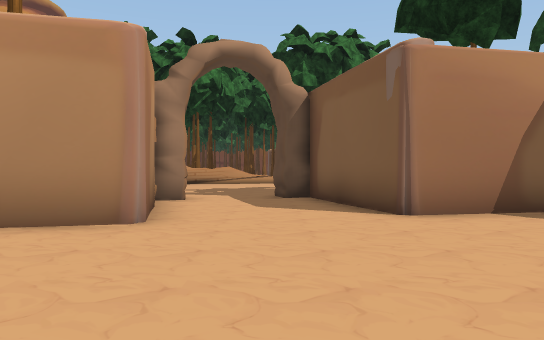
view 1 (above)

24 first-person views from a walk through a scene from a Unity 3-D project. The camera is 1.3 m above the floor, looks level and sees 70° across. The floor is counted in squares, 2 m on a side. Each view is taken from the middle of a square. On the plan, view 1 faces up. The plan holds only what a view shows up to about 11 squares ahead; the rest is blank. The place goes on beyond the plan. The player character is not drawn. Some animated figures are not drawn. Some surface patterns are stand-ins.

view 2
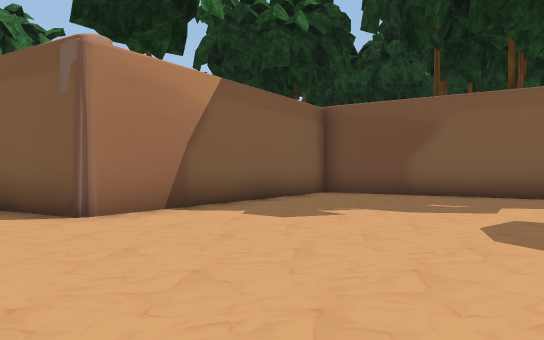

view 3
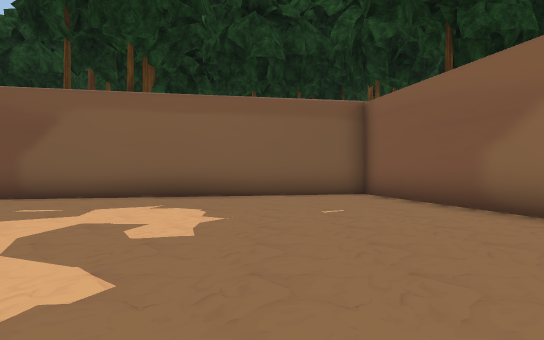

view 4
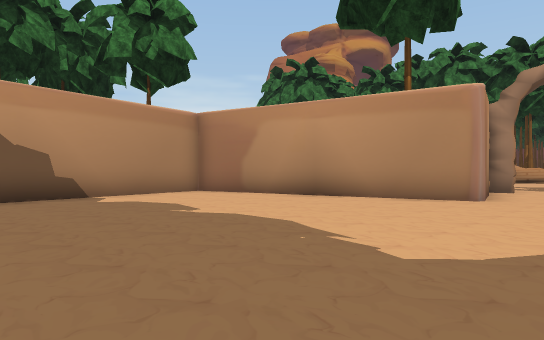

view 5
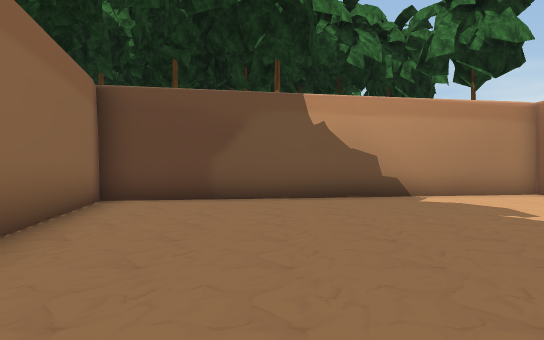

view 6
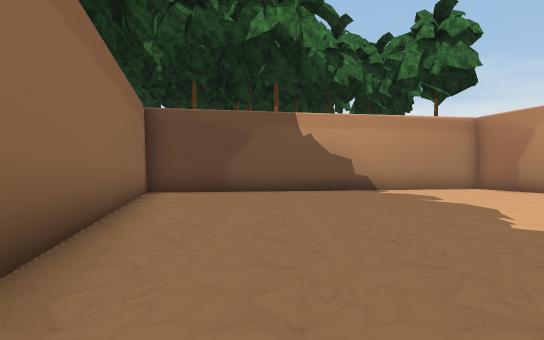

view 7
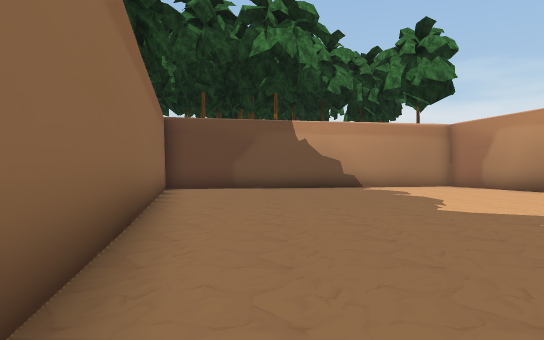

view 8
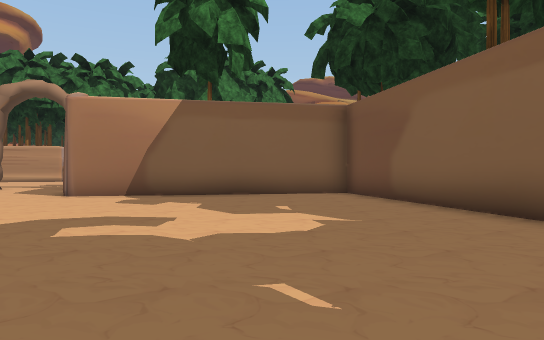

view 9
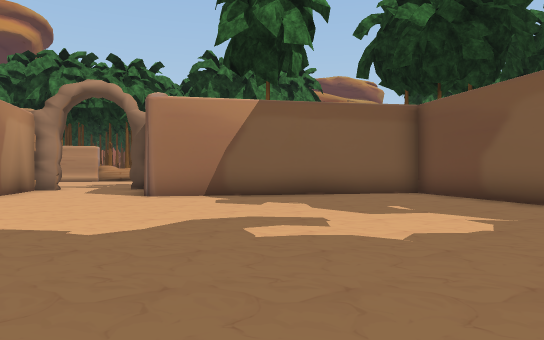

view 10
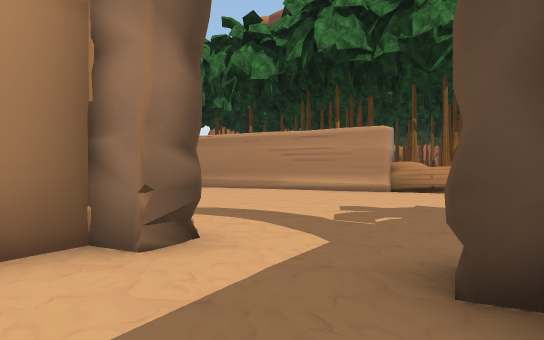

view 11
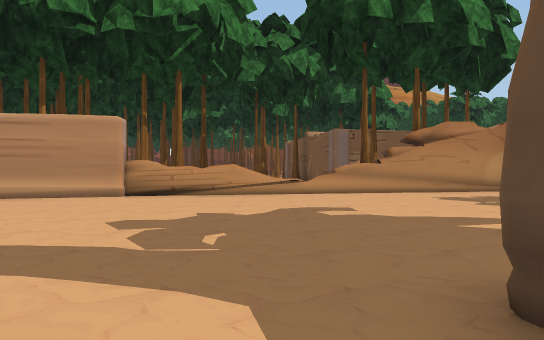

view 12
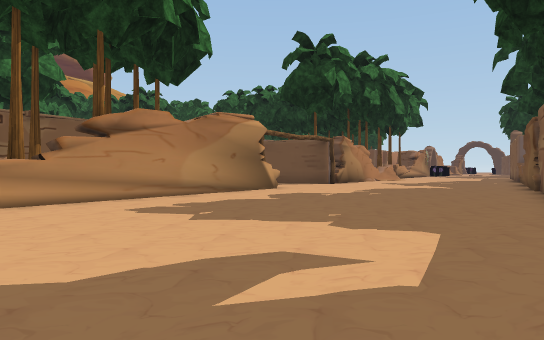

view 13
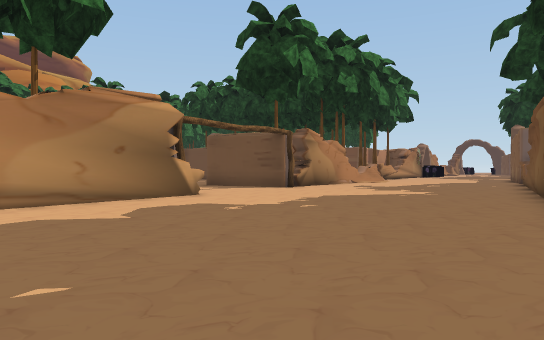

view 14
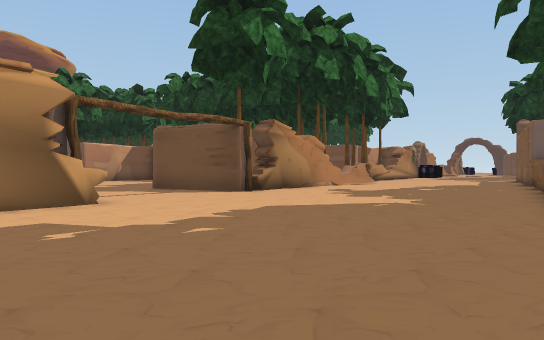

view 15
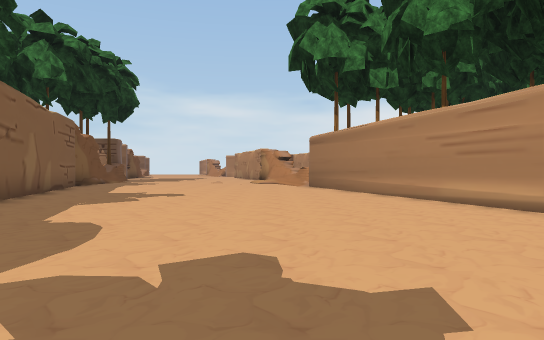

view 16
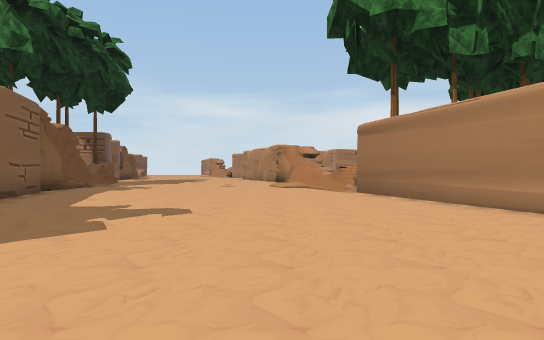

view 17
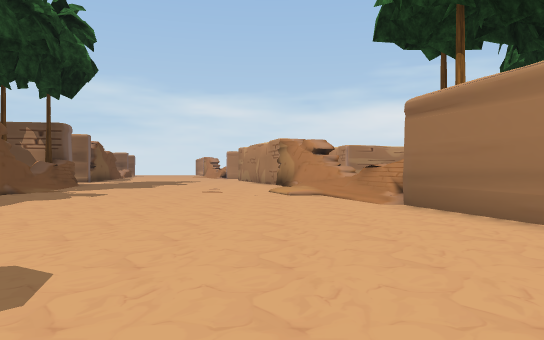

view 18
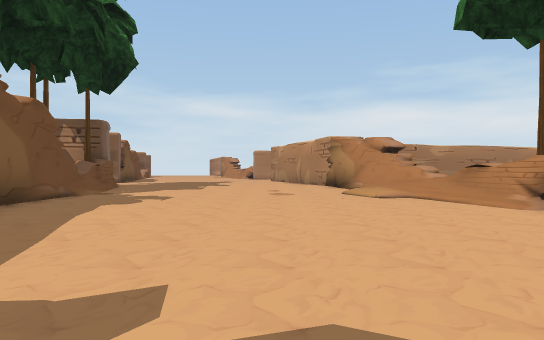

view 19
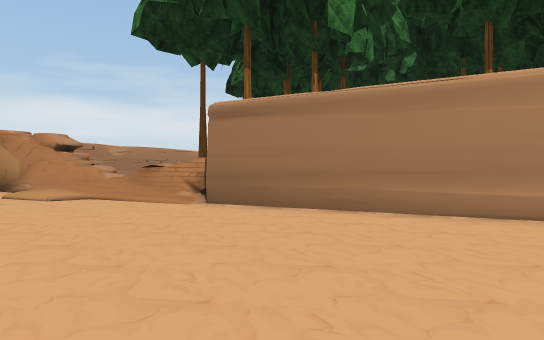

view 20
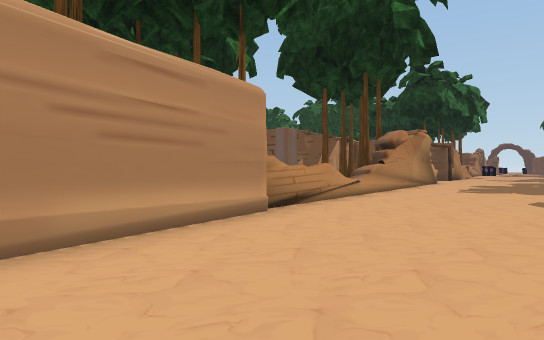

view 21
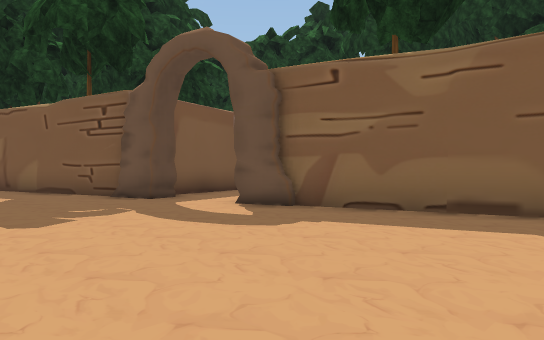

view 22
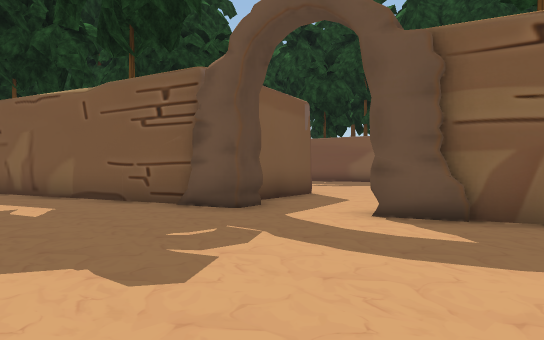

view 23
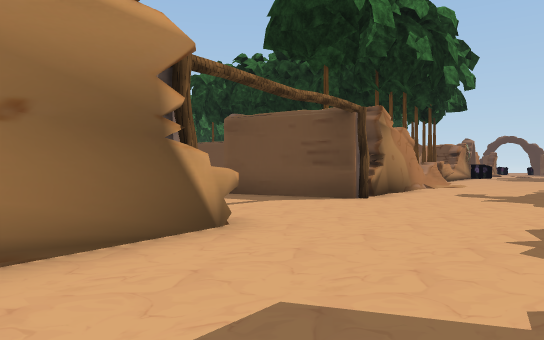

view 24
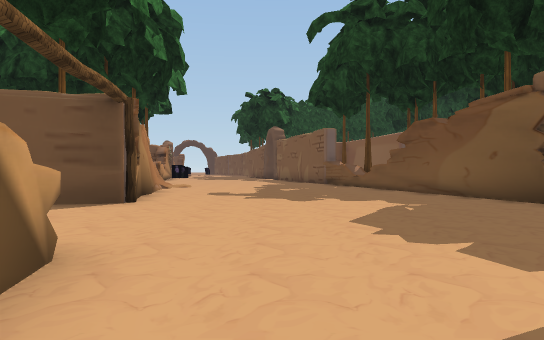

### Floor plan
Points are (right, up) in squares from view 1. A wall is a line through its corners. A room is listed if a view was taken in it or the views show most of it. See-through windows are left out.
Room 1 (views 1, 2, 3, 4, 5, 6, 7, 8, 9, 10, 11)
walls: (6.2, -4.7) (11.4, -3.6) (9.2, 6.9) (1.9, 5.5) (1, 8.9); (0.5, 8.3) (0.1, 9.8); (-6.4, 4) (-7.2, 3.8); (-1.8, 8.4) (-2.5, 8.2) (-1.4, 4.7) (-6.8, 3.5); (-2.1, 9.1) (-1.9, 8.4); (-9.3, 3.1) (-7.1, -7.5) (4.6, -5)
low walls: (-2.2, 9.1) (-1.8, 8.4)
ways out: opening at (-1, 9) to room 2
Room 2 (views 12, 13, 14, 15, 16, 17, 18, 19, 20, 21, 22, 23, 24)
walls: (-1.2, 18.4) (-4.7, 17.7); (-2.1, 18.2) (-2.8, 18.1); (-0.2, 18.7) (-15.3, 14.4); (-4.3, 17.7) (-4.7, 17.6); (2.1, 19.1) (0.8, 18.7); (0.1, 9.8) (1.1, 10.1); (0.1, 9.6) (7.8, 11.8); (-3.4, 8.8) (-2.2, 9.1); (-4.3, 8.5) (-3.8, 8.6); (9.5, 20.6) (-0.6, 18.5); (-11, 6.4) (-2.1, 9); (14.4, 13.7) (18, 14.7); (-15, 5.3) (-12.6, 6); (16.7, 22.3) (15.4, 21.9); (-18.5, 4.8) (-15.9, 5); (-20, 4.3) (-18.4, 4.8)
low walls: (-15.6, 14.8) (-16.2, 14.5); (-15.6, 14.6) (-16.3, 14.6)
ways out: opening at (-1, 9) to room 1
objects: other object (-18, 19); other object (-17, 19); other object (-16, 19); other object (-15, 16); other object (-15, 17); other object (-13, 22); other object (-12, 22); other object (-8, 20); other object (-7, 19); other object (-7, 20); other object (-5, 19); other object (-4, 19); other object (-4, 22); other object (-3, 22); other object (2, 20); other object (4, 20); other object (10, 21); other object (15, 22)

Positions as (right, up) in squares from view 1, and headings:
1: (0, 0), facing up
2: (0, 0), facing up-right
3: (1, -1), facing right
4: (1, -4), facing up-left
5: (1, -4), facing left
6: (4, -4), facing left
7: (6, -4), facing left
8: (7, -4), facing up
9: (5, -4), facing up
10: (1, 7), facing up-left
11: (-1, 8), facing up
12: (0, 11), facing up-right
13: (4, 12), facing up-right
14: (7, 13), facing up-right
15: (0, 13), facing left
16: (-4, 12), facing left
17: (-8, 12), facing left
18: (-9, 10), facing left
19: (-9, 10), facing up-left
20: (-9, 13), facing up-right
21: (-8, 14), facing down-right
22: (-5, 14), facing down-right
23: (7, 17), facing up-right
24: (7, 19), facing right
